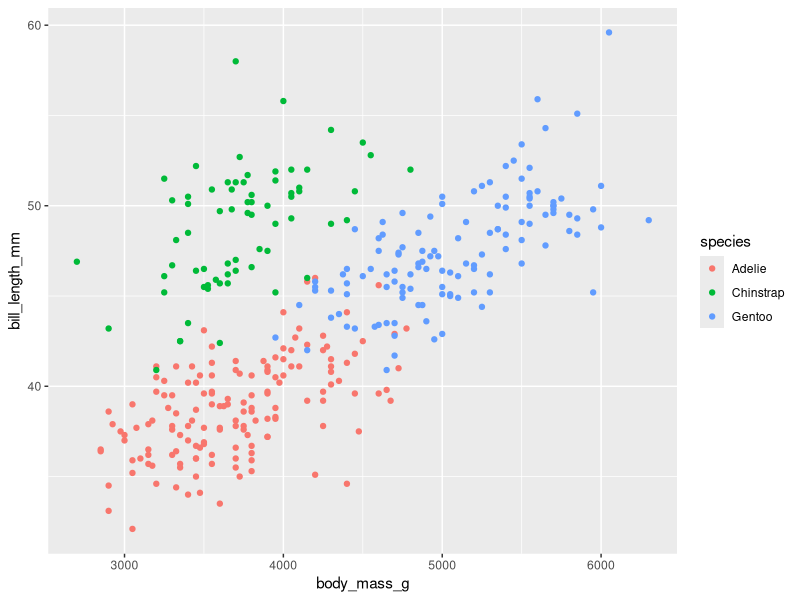
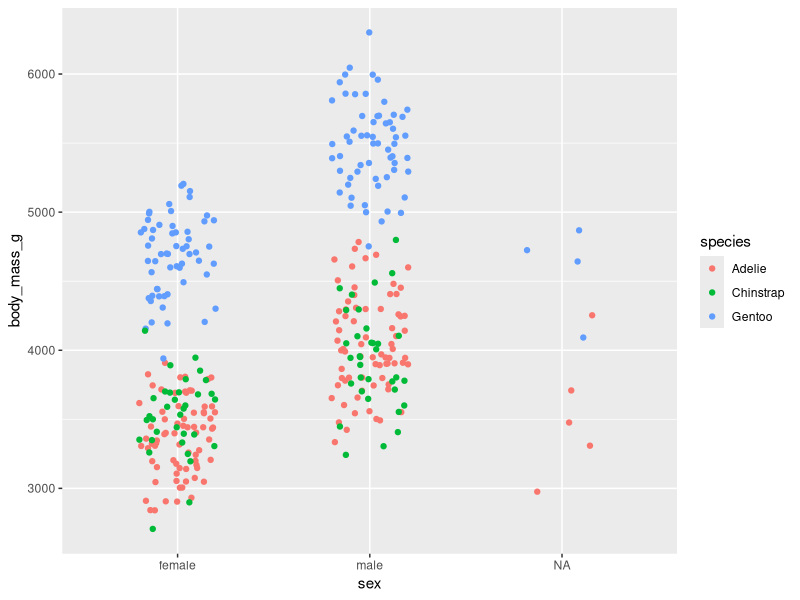
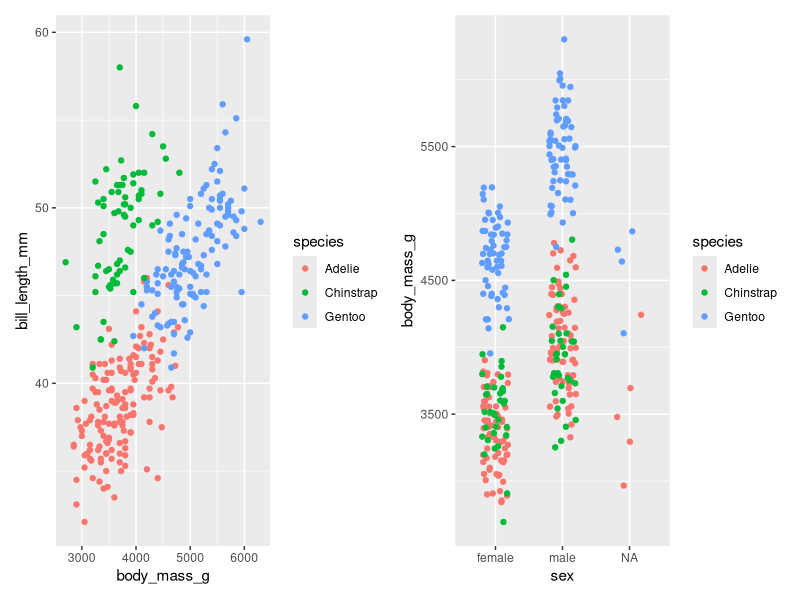
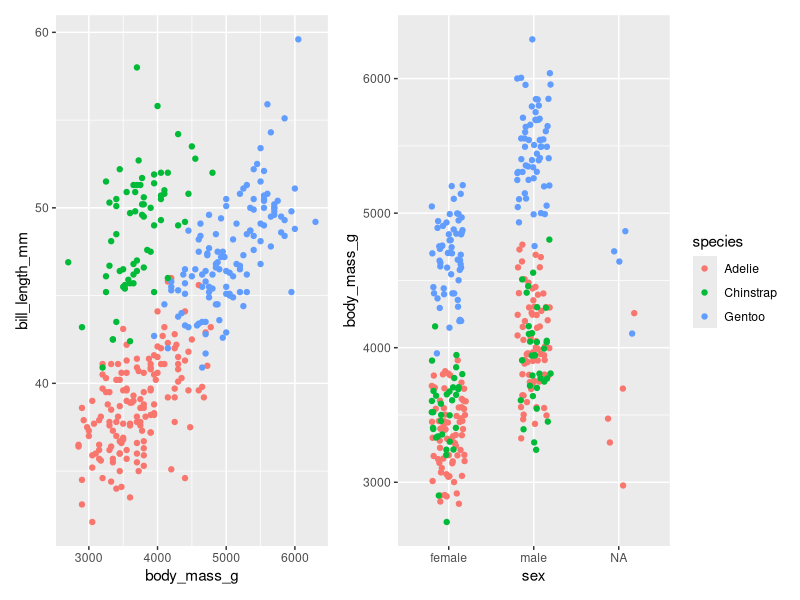
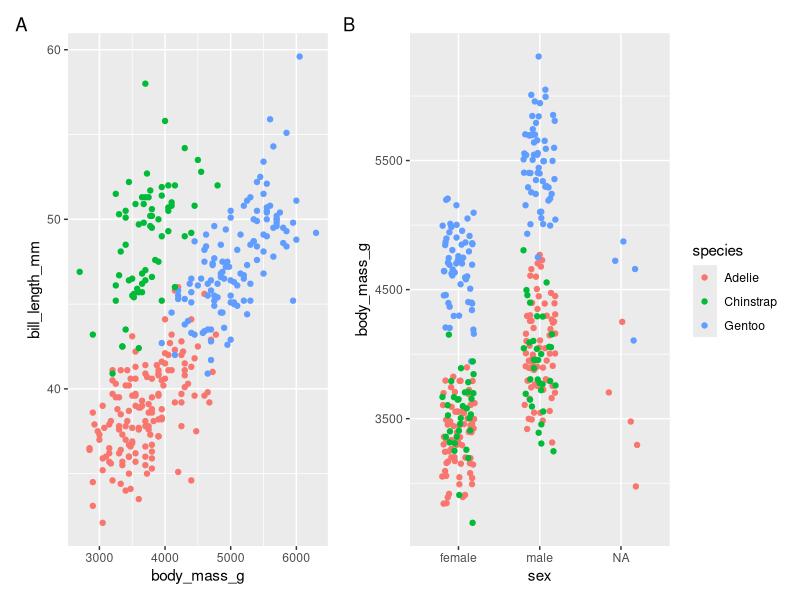

Source code (R) for these figures, in order:
##Online Video for Week 8 - advanced plotting

#Load libraries
install.packages("patchwork") # for bringing plots together
install.packages("ggrepel") # for repelling labels
install.packages("gganimate") # animations
install.packages("magick") # for images
library(tidyverse)
library(here)
library(patchwork)
library(ggrepel)
library(gganimate)
library(magick)
library(palmerpenguins)

#Data Analysis
# plot 1
p1<-penguins %>%
  ggplot(aes(x = body_mass_g, 
             y = bill_length_mm, 
             color = species))+
  geom_point()
p1

# plot 2
p2<-penguins %>%
  ggplot(aes(x = sex, 
             y = body_mass_g, 
             color = species))+
  geom_jitter(width = 0.2)
p2

#bring the plots together 
p1+p2

p1+p2 +
  plot_layout(guides = 'collect')

p1+p2 +
  plot_layout(guides = 'collect')+
  plot_annotation(tag_levels = 'A')
